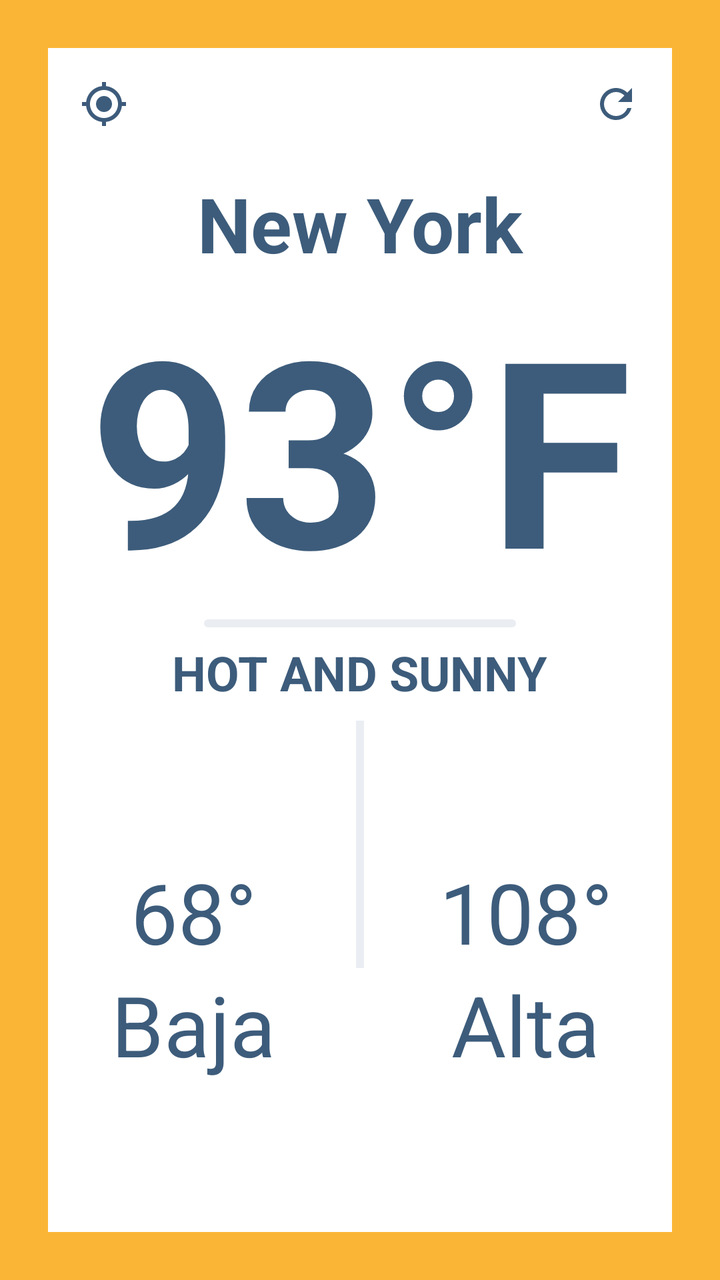
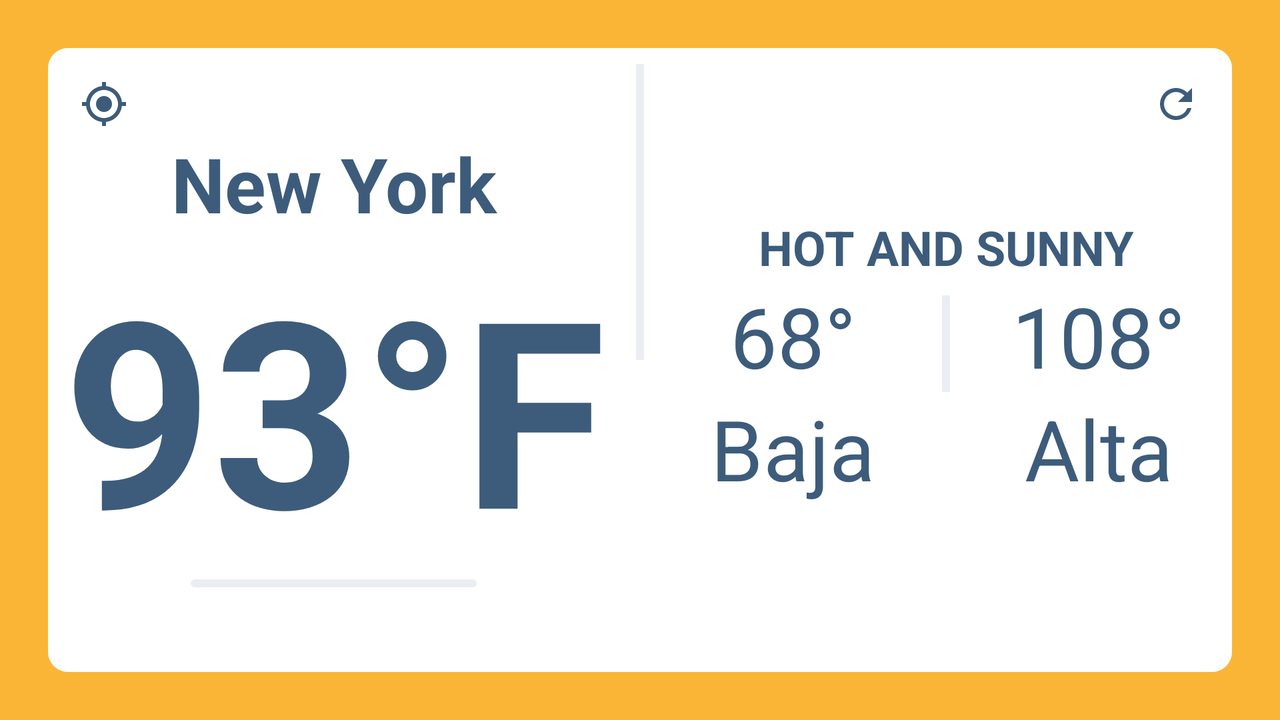

First picture: res/layout/ on a phone held upright. Second picture: the repository's own variant of that layout, on a device whose configuration matches the variant's folder. Source for both follows.
<!-- AndroidManifest.xml: activity theme AppTheme.NoActionBar -->
<!-- res/layout/fragment_main.xml -->
<?xml version="1.0" encoding="utf-8"?>
<LinearLayout xmlns:android="http://schemas.android.com/apk/res/android"
              xmlns:tools="http://schemas.android.com/tools"
              android:layout_width="match_parent"
              android:layout_height="match_parent"
              tools:context=".MainActivity"
              android:background="?background_color"
              android:padding="24dp"
              android:id="@+id/fragment_main">

    <LinearLayout
            android:layout_width="match_parent"
            android:layout_height="match_parent"
            android:orientation="vertical"
            android:background="?colorSurface">

        <LinearLayout
                android:layout_weight="1"
                android:layout_width="match_parent"
                android:layout_height="0dp"
                android:orientation="vertical">

            <LinearLayout
                    android:gravity="center_vertical"
                    android:layout_width="match_parent"
                    android:layout_height="wrap_content"
                    android:orientation="horizontal">

                <LinearLayout
                        android:padding="16dp"
                        android:layout_weight="1"
                        android:layout_width="0dp"
                        android:layout_height="wrap_content">

                    <ImageView
                            android:id="@+id/_locationImageView"
                            android:layout_width="wrap_content"
                            android:layout_height="wrap_content"
                            android:src="@drawable/ic_my_location"
                            android:background="?attr/selectableItemBackgroundBorderless"/>

                </LinearLayout>

                <LinearLayout
                        android:padding="16dp"
                        android:layout_weight="1"
                        android:layout_width="0dp"
                        android:layout_height="wrap_content"
                        android:gravity="end">

                    <ImageView
                            android:id="@+id/_refreshImageView"
                            android:layout_width="wrap_content"
                            android:layout_height="wrap_content"
                            android:src="@drawable/ic_refresh_"
                            android:background="?attr/selectableItemBackgroundBorderless"/>

                </LinearLayout>

            </LinearLayout>

            <LinearLayout
                    android:gravity="center"
                    android:layout_width="match_parent"
                    android:layout_height="match_parent"
                    android:orientation="vertical">

                <TextView
                        android:id="@+id/_textViewCity"
                        android:layout_width="match_parent"
                        android:layout_height="wrap_content"
                        android:textColor="?text_color"
                        android:gravity="center"
                        android:textSize="38sp"
                        android:maxLines="1"
                        android:textStyle="bold"
                        tools:text="New York"/>

                <TextView
                        android:id="@+id/_textViewTemperature"
                        android:layout_width="match_parent"
                        android:layout_height="wrap_content"
                        android:textColor="?text_color"
                        android:gravity="center"
                        android:textSize="130sp"
                        android:maxLines="1"
                        android:textStyle="bold"
                        tools:text="93°F"/>

                <include layout="@layout/layout_separator_horizontal"/>

            </LinearLayout>

        </LinearLayout>

        <LinearLayout
                android:layout_weight="1"
                android:layout_width="match_parent"
                android:layout_height="0dp"
                android:orientation="vertical">

            <LinearLayout
                    android:layout_width="match_parent"
                    android:layout_height="wrap_content"
                    android:orientation="horizontal"
                    android:gravity="center">

                <TextView
                        android:id="@+id/_textViewDescription"
                        android:layout_width="wrap_content"
                        android:layout_height="wrap_content"
                        android:gravity="center"
                        android:textSize="24sp"
                        android:maxLines="1"
                        android:textStyle="bold"
                        android:textColor="?text_color"
                        tools:text="HOT AND SUNNY"/>

                <ImageView
                        android:id="@+id/_imageViewWeather"
                        android:layout_width="wrap_content"
                        android:layout_height="wrap_content"/>

            </LinearLayout>

            <LinearLayout
                    android:layout_width="match_parent"
                    android:layout_height="match_parent"
                    android:orientation="horizontal">

                <LinearLayout
                        android:layout_weight="1"
                        android:layout_width="0dp"
                        android:layout_height="match_parent"
                        android:gravity="center"
                        android:orientation="vertical">

                    <TextView
                            android:id="@+id/_textViewLowTemperature"
                            android:layout_width="wrap_content"
                            android:layout_height="wrap_content"
                            android:textColor="?text_color"
                            android:gravity="center"
                            android:textSize="42sp"
                            android:maxLines="1"
                            tools:text="68°"/>

                    <TextView
                            android:layout_width="wrap_content"
                            android:layout_height="wrap_content"
                            android:textColor="?text_color"
                            android:gravity="center"
                            android:textSize="42sp"
                            android:maxLines="1"
                            android:text="@string/low"/>


                </LinearLayout>

                <include layout="@layout/layout_separator_vertical"/>

                <LinearLayout
                        android:layout_weight="1"
                        android:layout_width="0dp"
                        android:layout_height="match_parent"
                        android:gravity="center"
                        android:orientation="vertical">

                    <TextView
                            android:id="@+id/_textViewHighTemperature"
                            android:layout_width="wrap_content"
                            android:layout_height="wrap_content"
                            android:textColor="?text_color"
                            android:gravity="center"
                            android:textSize="42sp"
                            android:maxLines="1"
                            tools:text="108°"/>

                    <TextView
                            android:layout_width="wrap_content"
                            android:layout_height="wrap_content"
                            android:textColor="?text_color"
                            android:gravity="center"
                            android:textSize="42sp"
                            android:maxLines="1"
                            android:text="@string/high"/>

                </LinearLayout>

            </LinearLayout>


        </LinearLayout>

    </LinearLayout>

</LinearLayout>
<!-- res/layout/layout_separator_horizontal.xml (included above) -->
<?xml version="1.0" encoding="utf-8"?>
<LinearLayout xmlns:android="http://schemas.android.com/apk/res/android"
              android:layout_width="match_parent"
              android:layout_height="4dp">

    <LinearLayout
            android:layout_weight="0.25"
            android:layout_width="0dp"
            android:layout_height="match_parent"/>

    <LinearLayout
            android:layout_weight="0.5"
            android:layout_width="0dp"
            android:background="@drawable/separator_bg"
            android:layout_height="match_parent"/>

    <LinearLayout
            android:layout_weight="0.25"
            android:layout_width="0dp"
            android:layout_height="match_parent"/>

</LinearLayout>
<!-- res/layout/layout_separator_vertical.xml (included above) -->
<?xml version="1.0" encoding="utf-8"?>
<LinearLayout xmlns:android="http://schemas.android.com/apk/res/android"
              android:layout_width="wrap_content"
              android:layout_height="match_parent"
              android:orientation="vertical"
              android:padding="8dp">

    <LinearLayout
            android:layout_weight="1"
            android:background="?separator_color"
            android:layout_width="4dp"
            android:layout_height="0dp"/>

    <LinearLayout
            android:layout_weight="1"
            android:layout_width="match_parent"
            android:layout_height="0dp"/>

</LinearLayout>
<!-- resources referenced by this layout -->
<resources>
  <!-- drawable ic_my_location (drawable) -->
  <vector android:height="24dp" android:tint="#3D5C7B"
      android:viewportHeight="24.0" android:viewportWidth="24.0"
      android:width="24dp" xmlns:android="http://schemas.android.com/apk/res/android">
      <path android:fillColor="#FF000000" android:pathData="M12,8c-2.21,0 -4,1.79 -4,4s1.79,4 4,4 4,-1.79 4,-4 -1.79,-4 -4,-4zM20.94,11c-0.46,-4.17 -3.77,-7.48 -7.94,-7.94L13,1h-2v2.06C6.83,3.52 3.52,6.83 3.06,11L1,11v2h2.06c0.46,4.17 3.77,7.48 7.94,7.94L11,23h2v-2.06c4.17,-0.46 7.48,-3.77 7.94,-7.94L23,13v-2h-2.06zM12,19c-3.87,0 -7,-3.13 -7,-7s3.13,-7 7,-7 7,3.13 7,7 -3.13,7 -7,7z"/>
  </vector>
  <!-- drawable ic_refresh_ (drawable) -->
  <vector android:height="24dp" android:tint="#3D5C7B"
      android:viewportHeight="24.0" android:viewportWidth="24.0"
      android:width="24dp" xmlns:android="http://schemas.android.com/apk/res/android">
      <path android:fillColor="#FF000000" android:pathData="M17.65,6.35C16.2,4.9 14.21,4 12,4c-4.42,0 -7.99,3.58 -7.99,8s3.57,8 7.99,8c3.73,0 6.84,-2.55 7.73,-6h-2.08c-0.82,2.33 -3.04,4 -5.65,4 -3.31,0 -6,-2.69 -6,-6s2.69,-6 6,-6c1.66,0 3.14,0.69 4.22,1.78L13,11h7V4l-2.35,2.35z"/>
  </vector>
  <!-- drawable separator_bg (drawable) -->
  <?xml version="1.0" encoding="utf-8"?>
  <shape xmlns:android="http://schemas.android.com/apk/res/android" android:shape="rectangle">
      <corners android:radius="4dp"/>
      <solid
              android:color="@color/separatorsColor"/>
  </shape>
  <string name="high">Alta</string>
  <string name="low">Baja</string>
  <style name="AppTheme.NoActionBar">
          <item name="windowActionBar">false</item>
          <item name="windowNoTitle">true</item>
      </style>
  <color name="separatorsColor">#eaedf1</color>
</resources>
<!-- res/layout-land/fragment_main.xml (the repository's variant of the layout above) -->
<!-- drawn on the phone turned sideways -->
<?xml version="1.0" encoding="utf-8"?>
<LinearLayout xmlns:android="http://schemas.android.com/apk/res/android"
              xmlns:tools="http://schemas.android.com/tools"
              android:layout_width="match_parent"
              android:layout_height="match_parent"
              tools:context=".MainActivity"
              android:background="@drawable/yellow_bg"
              android:padding="24dp"
              android:id="@+id/fragment_main">

    <LinearLayout
            android:layout_width="match_parent"
            android:layout_height="match_parent"
            android:orientation="horizontal"
            android:background="@drawable/white_bg">

        <RelativeLayout
                android:layout_weight="1"
                android:layout_width="0dp"
                android:layout_height="match_parent"
                android:orientation="vertical">

            <LinearLayout
                    android:gravity="center_vertical"
                    android:layout_width="match_parent"
                    android:layout_height="wrap_content"
                    android:orientation="horizontal">

                <LinearLayout
                        android:padding="16dp"
                        android:layout_weight="1"
                        android:layout_width="0dp"
                        android:layout_height="wrap_content">

                    <ImageView
                            android:id="@+id/_locationImageView"
                            android:layout_width="wrap_content"
                            android:layout_height="wrap_content"
                            android:src="@drawable/ic_my_location"
                            android:background="?attr/selectableItemBackgroundBorderless"/>

                </LinearLayout>

            </LinearLayout>

            <LinearLayout
                    android:gravity="center"
                    android:layout_width="match_parent"
                    android:layout_height="match_parent"
                    android:orientation="vertical">

                <TextView
                        android:id="@+id/_textViewCity"
                        android:layout_width="match_parent"
                        android:layout_height="wrap_content"
                        android:textColor="@color/textColor"
                        android:gravity="center"
                        android:textSize="38sp"
                        android:maxLines="1"
                        android:textStyle="bold"
                        tools:text="New York"/>

                <TextView
                        android:id="@+id/_textViewTemperature"
                        android:layout_width="match_parent"
                        android:layout_height="wrap_content"
                        android:textColor="@color/textColor"
                        android:gravity="center"
                        android:textSize="130sp"
                        android:maxLines="1"
                        android:textStyle="bold"
                        tools:text="93°F"/>

                <include layout="@layout/layout_separator_horizontal"/>

            </LinearLayout>

        </RelativeLayout>

        <include layout="@layout/layout_separator_vertical"/>

        <RelativeLayout
                android:layout_weight="1"
                android:layout_width="0dp"
                android:layout_height="match_parent"
                android:orientation="vertical">


            <LinearLayout
                    android:padding="16dp"
                    android:layout_width="match_parent"
                    android:layout_height="wrap_content"
                    android:gravity="end">

                <ImageView
                        android:id="@+id/_refreshImageView"
                        android:layout_width="wrap_content"
                        android:layout_height="wrap_content"
                        android:src="@drawable/ic_refresh_"
                        android:background="?attr/selectableItemBackgroundBorderless"/>

            </LinearLayout>

            <LinearLayout
                    android:layout_width="match_parent"
                    android:layout_height="match_parent"
                    android:orientation="vertical"
                    android:gravity="center">

                <TextView
                        android:id="@+id/_textViewDescription"
                        android:layout_width="match_parent"
                        android:layout_height="wrap_content"
                        android:gravity="center"
                        android:textSize="24sp"
                        android:maxLines="1"
                        android:textStyle="bold"
                        android:textColor="@color/textColor"
                        tools:text="HOT AND SUNNY"/>

                <LinearLayout
                        android:layout_width="match_parent"
                        android:layout_height="wrap_content"
                        android:orientation="horizontal">

                    <LinearLayout
                            android:layout_weight="1"
                            android:layout_width="0dp"
                            android:layout_height="wrap_content"
                            android:gravity="center"
                            android:orientation="vertical">

                        <TextView
                                android:id="@+id/_textViewLowTemperature"
                                android:layout_width="wrap_content"
                                android:layout_height="wrap_content"
                                android:textColor="@color/textColor"
                                android:gravity="center"
                                android:textSize="42sp"
                                android:maxLines="1"
                                tools:text="68°"/>

                        <TextView
                                android:layout_width="wrap_content"
                                android:layout_height="wrap_content"
                                android:textColor="@color/textColor"
                                android:gravity="center"
                                android:textSize="42sp"
                                android:maxLines="1"
                                android:text="@string/low"/>


                    </LinearLayout>

                    <include layout="@layout/layout_separator_vertical"/>

                    <LinearLayout
                            android:layout_weight="1"
                            android:layout_width="0dp"
                            android:layout_height="wrap_content"
                            android:gravity="center"
                            android:orientation="vertical">

                        <TextView
                                android:id="@+id/_textViewHighTemperature"
                                android:layout_width="wrap_content"
                                android:layout_height="wrap_content"
                                android:textColor="@color/textColor"
                                android:gravity="center"
                                android:textSize="42sp"
                                android:maxLines="1"
                                tools:text="108°"/>

                        <TextView
                                android:layout_width="wrap_content"
                                android:layout_height="wrap_content"
                                android:textColor="@color/textColor"
                                android:gravity="center"
                                android:textSize="42sp"
                                android:maxLines="1"
                                android:text="@string/high"/>

                    </LinearLayout>

                </LinearLayout>

            </LinearLayout>

        </RelativeLayout>

    </LinearLayout>

</LinearLayout>
<!-- resources referenced by the variant -->
<!-- as the phone turned sideways resolves them -->
<resources>
  <color name="textColor">#3d5c7b</color>
  <!-- drawable ic_my_location (drawable) -->
  <vector android:height="24dp" android:tint="#3D5C7B"
      android:viewportHeight="24.0" android:viewportWidth="24.0"
      android:width="24dp" xmlns:android="http://schemas.android.com/apk/res/android">
      <path android:fillColor="#FF000000" android:pathData="M12,8c-2.21,0 -4,1.79 -4,4s1.79,4 4,4 4,-1.79 4,-4 -1.79,-4 -4,-4zM20.94,11c-0.46,-4.17 -3.77,-7.48 -7.94,-7.94L13,1h-2v2.06C6.83,3.52 3.52,6.83 3.06,11L1,11v2h2.06c0.46,4.17 3.77,7.48 7.94,7.94L11,23h2v-2.06c4.17,-0.46 7.48,-3.77 7.94,-7.94L23,13v-2h-2.06zM12,19c-3.87,0 -7,-3.13 -7,-7s3.13,-7 7,-7 7,3.13 7,7 -3.13,7 -7,7z"/>
  </vector>
  <!-- drawable ic_refresh_ (drawable) -->
  <vector android:height="24dp" android:tint="#3D5C7B"
      android:viewportHeight="24.0" android:viewportWidth="24.0"
      android:width="24dp" xmlns:android="http://schemas.android.com/apk/res/android">
      <path android:fillColor="#FF000000" android:pathData="M17.65,6.35C16.2,4.9 14.21,4 12,4c-4.42,0 -7.99,3.58 -7.99,8s3.57,8 7.99,8c3.73,0 6.84,-2.55 7.73,-6h-2.08c-0.82,2.33 -3.04,4 -5.65,4 -3.31,0 -6,-2.69 -6,-6s2.69,-6 6,-6c1.66,0 3.14,0.69 4.22,1.78L13,11h7V4l-2.35,2.35z"/>
  </vector>
  <!-- drawable separator_bg (drawable) -->
  <?xml version="1.0" encoding="utf-8"?>
  <shape xmlns:android="http://schemas.android.com/apk/res/android" android:shape="rectangle">
      <corners android:radius="4dp"/>
      <solid
              android:color="@color/separatorsColor"/>
  </shape>
  <!-- drawable white_bg (drawable) -->
  <?xml version="1.0" encoding="utf-8"?>
  <shape xmlns:android="http://schemas.android.com/apk/res/android" android:shape="rectangle">
      <corners android:radius="10dp"/>
      <solid
              android:color="@color/backgroundColor"/>
  </shape>
  <!-- drawable yellow_bg (drawable) -->
  <?xml version="1.0" encoding="utf-8"?>
  <shape xmlns:android="http://schemas.android.com/apk/res/android" android:shape="rectangle">
      <solid
              android:color="@color/colorAccent"/>
  </shape>
  <string name="high">Alta</string>
  <string name="low">Baja</string>
  <style name="AppTheme.NoActionBar">
          <item name="windowActionBar">false</item>
          <item name="windowNoTitle">true</item>
      </style>
  <color name="separatorsColor">#eaedf1</color>
  <color name="backgroundColor">#FFFFFF</color>
  <color name="colorAccent">#fab536</color>
</resources>
